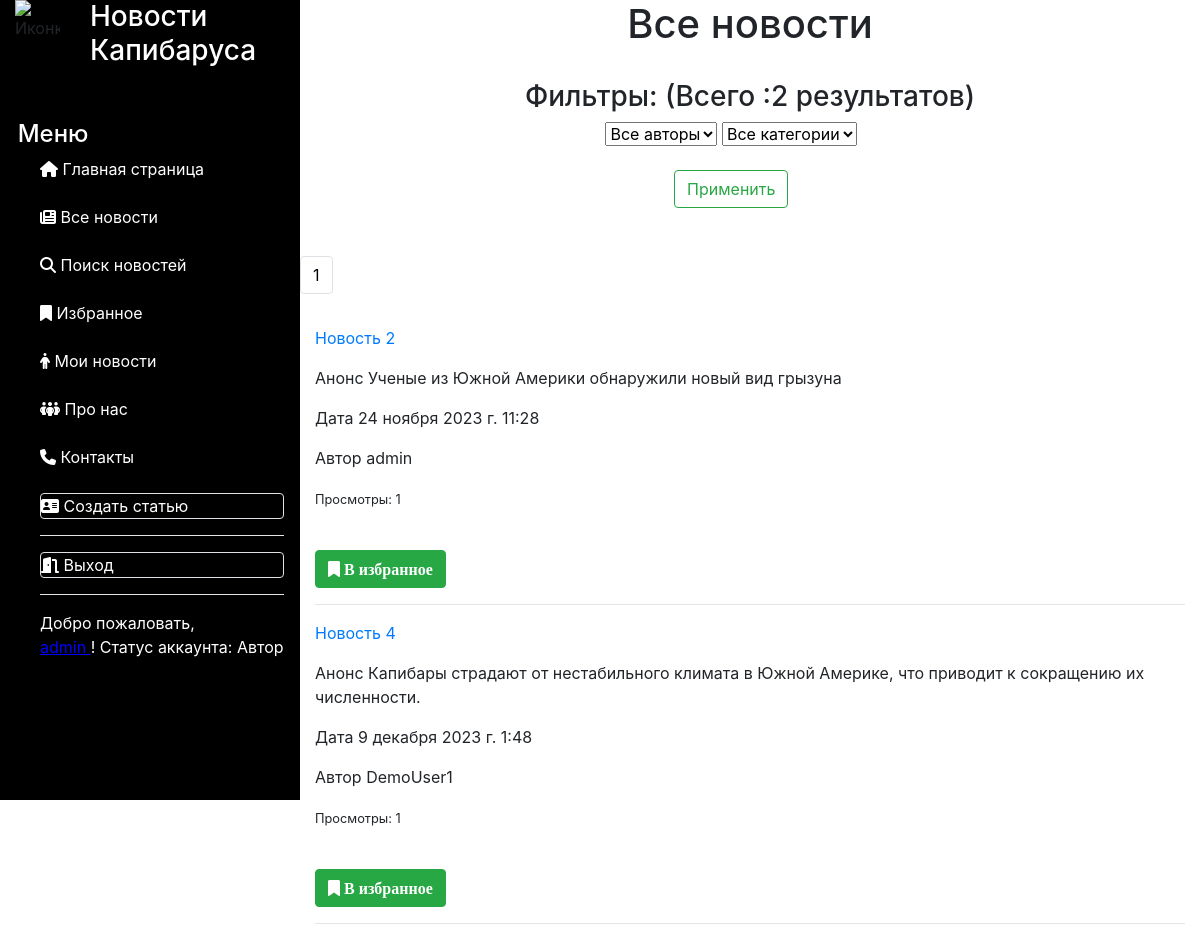
The app's page /users/myfavorits (signed in) with its own data.
### news/models.py (models this page shows, shortened)
class Article(models.Model):
    categories = (('E', 'Economics'),
                  ('S', 'Science'),
                  ('IT', 'IT'))
    author = models.ForeignKey(User, on_delete=models.SET_NULL, null=True)
    title = models.CharField('Название', max_length=50, default='')
    anouncement = models.TextField('Аннотация', max_length=250)
    text = models.TextField('Текст новости', validators=[MinLengthValidator(120)])
    date = models.DateTimeField('Дата публикации', auto_created=True, default=datetime.datetime.now())
    category = models.CharField(choices=categories, max_length=20, verbose_name='Категории')
    tags = models.ManyToManyField(to=Tag, blank=True)
    def get_absolute_url(self):
        return f'/news/{self.id}'
    def get_views(self):
        return self.views.count()
    class Meta:
        ordering = ['title', 'date']
        verbose_name = 'Новость'
        verbose_name_plural = 'Новости'

### users/views.py (the view)
# urls.py: path('myfavorits', views.my_favorits, name='my_favorits'),
@login_required
def my_favorits(request):
    categories = Article.categories  # создали перечень категорий
    author_list = User.objects.all()
    bookmarks_news = FavoriteArticle.objects.filter(user=request.user.id).values('article_id')
    news = Article.objects.filter(id__in=bookmarks_news)
    if request.method == "POST":
        selected_author = int(request.POST.get('author_filter'))
        selected_category = int(request.POST.get('category_filter'))
        request.session['selected_author'] = selected_author
        request.session['selected_category'] = selected_category
        if selected_author == 0:  # выбраны все авторы
            news = news.all().order_by('-date')
        else:
            news = news.filter(author=selected_author)
        if selected_category != 0:  # фильтруем найденные по авторам результаты по категориям
            news = news.filter(category__icontains=categories[selected_category - 1][0])
    else:  # если страница открывется
        selected_author = request.session.get('selected_author')
        print(selected_author)
        if selected_author != None and selected_author != 0:  # если не пустое - находим нужные новости
            news = news.filter(author=selected_author)
        selected_category = request.session.get('selected_category')
        print(selected_category)
        if selected_category != None and selected_category != 0:  # если не пустое - находим нужные ноновсти
            news = news.filter(category__icontains=categories[selected_category - 1][0])
    total = len(news)
    p = Paginator(news, 5)
    page_number = request.GET.get('page')
    page_obj = p.get_page(page_number)
    context = {'news': page_obj, 'total': total, 'selected_author': selected_author,
               'categories': categories, 'selected_category': selected_category, 'author_list': author_list}
    return render(request, 'users/my_favorits.html', context)

### users/templatetags/users_extras.py (called while the page is built)
@register.filter(name="has_group")
def has_group(user, group_name):
    return user.groups.filter(name=group_name).exists()

### users/templates/users/my_favorits.html (shortened to what this page needs)
{% extends 'main/SideBar.html' %}
{% load static %}
{% block content %}
<h1 class="text-center">Все новости</h1>
<br>
<div class="text-center">
    <label><h3> Фильтры: (Всего :{{ news|length }} результатов) </h3>
        <form method="post">
            <div class="form-group col-11">
                <select class="form-select" name="author_filter">
                    <option value="0">Все авторы</option>
                </select>
                <select class="form-select" name="category_filter">
                    <option value="0">Все категории</option>
                </select>
                <br>
                <br>
                <input type="submit" class="btn btn-outline-success" value="Применить">
            </div>
        </form>
    </label>
</div>
<br>
{% if total > 1 %}
<div class="row">
    <nav aria-label="Page navigation example">
        <ul class="pagination">
            {% for p in news.paginator.page_range %}
            {% if news.number == p %}
            <li class="page-item"><p class="page-link" style="color:black;"> {{ p }}</p></li>
            {% else %}
            <li class="page-item"><a class="page-link" href="?page={{ p }}"> {{ p }}</a></li>
            {% endif %}
            {% endfor %}
        </ul>
    </nav>
</div>
{% endif %}
{% for n in news %}
<div>
    <p><a href="{{n.get_absolute_url}}">{{ n.title }} </a></p>
    <p> Анонс {{ n.anouncement }}</p>
    <p> Дата {{ n.date }}</p>
    <p> Автор {{ n.author.username }}</p>
    <p><small>Просмотры: {{ n.get_views }}</small></p>
    <br>
    <a class="btn btn-success" href="{% url 'favorites' n.pk %}"><i class="fa fa-bookmark"> В избранное</i></a>
    <hr>
</div>
{% endfor %}
{% endblock content %}

### main/templates/main/SideBar.html (shortened to what this page needs)
<!DOCTYPE html>
{% load static %}
{% load users_extras %}
<html lang="ru">
<head>
    <link rel="stylesheet" href="https://cdn.jsdelivr.net/npm/bootstrap@4.4.1/dist/css/bootstrap.min.css"
>
    <link rel="stylesheet" href="{% static 'main/css/style.css' %}">
</head>
<body>
<div class="container-fluid">
    <div class="row">
        <div class="col-lg-3 col-md-4 col-sm-4" id="SideBar">
            <div class="row">
                <div class="col-lg-3 col-md-4 col-sm-4">
                    <img class="img-fluid"
                         src="https://www.pinkbus.ru/im/600x600/1868649/0/6808517/Kapibara_v_bandane.jpg" alt="Иконка"
                         style="width:100px;height:auto">
                </div>
                <div class="col-lg-9 col-md-8 col-sm-8">
                    <h3 style="color:white">Новости Капибаруса</h3>
                </div>
                <br>
                <br>
                <br>
                <br>
                <br>
                <div>
                    <h4 class="main_list" style="color:#FFFFFF">Меню</h4>
                </div>
                <br>
            </div>
            <div class="row">
                {% if request.user.is_anonymous %}
                <ul class="main_list">
                    <li style="color:#FFFFFF"><i class="fa-solid fa-house"></i><a
                            href="{% url 'home' %}"
                            style="color:#FFFFFF">
                        Главная страница </a></li>
                    <br>
                    <li style="color:#FFFFFF"><i class="fa-solid fa-newspaper"></i><a
                            href="{% url 'news_list' %}"
                            style="color:#FFFFFF">
                        Все новости </a></li>
                    <br>
                    <li style="color:#FFFFFF"><i class="fa-solid fa-magnifying-glass"></i><a
                            href="{% url 'news_search' %}"
                            style="color:#FFFFFF">
                        Поиск новостей </a></li>
                    <br>
                    <li style="color:#FFFFFF"><i class="fa-solid fa-people-group"></i><a
                            href="{% url 'about' %}"
                            style="color:#FFFFFF">
                        Про нас </a></li>
                    <br>
                    <li style="color:#FFFFFF"><i class="fa-solid fa-phone"></i><a
                            href="{% url 'contacts' %}"
                            style="color:#FFFFFF">
                        Контакты </a></li>
                    <hr style="background-color: white">
                    <li style="color:#FFFFFF" class="rounded border"><i class="fa-solid fa-door-open"></i><a
                            href="{% url 'login' %}"
                            style="color:#FFFFFF"
                    >
                        Войти </a></li>
                    <br>
                    <li style="color:#FFFFFF" class="rounded border"><i class="fa-solid fa-address-card"></i><a
                            href="{% url 'registration' %}"
                            style="color:#FFFFFF"
                    >
                        Регистрация </a></li>
                    <hr style="background-color: white">
                    <br>
                </ul>
                {% elif request.user|has_group:"Authors" %}
                <ul class="main_list">
                    <li style="color:#FFFFFF"><i class="fa-solid fa-house"></i><a
                            href="{% url 'home' %}"
                            style="color:#FFFFFF">
                        Главная страница </a></li>
                    <br>
                    <li style="color:#FFFFFF"><i class="fa-solid fa-newspaper"></i><a
                            href="{% url 'news_list' %}"
                            style="color:#FFFFFF">
                        Все новости </a></li>
                    <br>
                    <li style="color:#FFFFFF"><i class="fa-solid fa-magnifying-glass"></i><a
                            href="{% url 'news_search' %}"
                            style="color:#FFFFFF">
                        Поиск новостей </a></li>
                    <br>
                    <li style="color:#FFFFFF"><i class="fa-solid fa-bookmark"></i><a
                            href="{% url 'my_favorits' %}"
                            style="color:#FFFFFF">
                        Избранное </a></li>
                    <br>
                    <li style="color:#FFFFFF"><i class="fa-solid fa-person"></i><a
                            href="{% url 'my_news_list' %}"
                            style="color:#FFFFFF">
                        Мои новости </a></li>
                    <br>
                    <li style="color:#FFFFFF"><i class="fa-solid fa-people-group"></i><a
                            href="{% url 'about' %}"
                            style="color:#FFFFFF">
                        Про нас </a></li>
                    <br>
                    <li style="color:#FFFFFF"><i class="fa-solid fa-phone"></i><a
                            href="{% url 'contacts' %}"
                            style="color:#FFFFFF">
                        Контакты </a></li>
                    <br>
                    <li style="color:#FFFFFF" class="rounded border"><i class="fa-solid fa-address-card"></i><a
                            href="{% url 'create_article' %}"
                            style="color:#FFFFFF"
                    >
                        Создать статью </a></li>
                    <hr style="background-color: white">
                    <li style="color:#FFFFFF" class="rounded border"><i class="fa-solid fa-door-open"></i><a
                            href="{% url 'logout' %}"
                            style="color:#FFFFFF"
                    >
                        Выход </a></li>
                    <hr style="background-color: white">
                    <li style="color:#FFFFFF">
                        Добро пожаловать,
                        <p><a href="{% url 'profile' %}" class="podcherk">
                            {{ request.user }} </a>! Статус аккаунта: Автор </p>
                    </li>
                </ul>
                {% endif %}
            </div>
        </div>
        <div class="col-lg-9 col-md-8 col-sm-8" id="Content">
            {% block content %}
            {% endblock content %}
        </div>
    </div>
</div>
</body>
</html>

### main/static/main/css/style.css (style rules this page uses)
ul.main_list { list-style-type:none; }
h4.main_list { margin-left: 25%; }
body { height: 100vh; }
#SideBar { height:100vh; background-color: black; display: block; top: 0; bottom: 0; position: sticky; }
.podcherk { color: blue; text-decoration: underline blue; }

### records on screen
Article: title "Новость 2", anouncement "Ученые из Южной Америки обнаружили новый вид грызуна", date "24 ноября 2023 г. 11:28", author.username "admin", get_views "1"
Article: title "Новость 4", anouncement "Капибары страдают от нестабильного климата в Южной Америке, что приводит к сокращению их численности.", date "9 декабря 2023 г. 1:48", author.username "DemoUser1", get_views "1"

### other values on screen
{{ request.user }} "admin"
{{ news|length }} "2"
{{ p }} "1"
